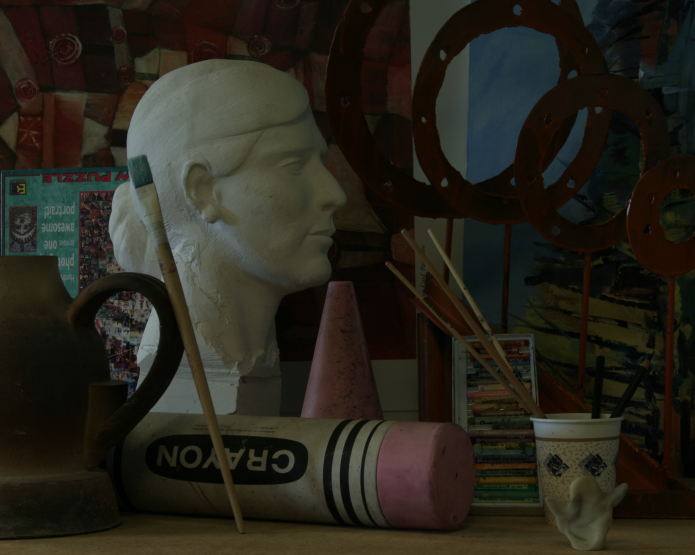
//> input picture data/view1.png, 1390 x 1110 px (shown at 1/2 size)
$ ./main ../data/view1.png 3 1 3   (built with g++ and OpenCV 4)
//> lines starting //> are read from the running program, lines starting //| are printed output that depends on the picture
#include <opencv2/opencv.hpp>
#include <iostream>
#include <string>
#include <fstream>
#include <sstream>
#include "main.h"

// [39 lines left out: functions calc_covariance, SSIM, not called in this run]

int get_dmin(std::string set_name) {
  std::string line;
  int dmin = 67;
  std::ifstream file("../data/" + set_name + "/dmin.txt");

  if (file.is_open()) {
    std::getline(file, line);
    dmin = stoi(line) / 3;
    file.close();
  } else {
    std::cout << "Unable to open file, default dmin is: " << dmin << std::endl;
  }

  return dmin;
}

// [27 lines left out: functions MSE, RMSE, PSNR, not called in this run]


int main(int argc, char** argv) {
  ////////////////
  // Parameters //
  ////////////////

  // camera setup parameters
  const double focal_length = 1247;
  const double baseline = 160;

  // stereo estimation parameters
  int window_size = 3;
  const double weight = 500;
  const double scale = 2;

  ///////////////////////////
  // Commandline arguments //
  ///////////////////////////

  if (argc < 5) {
    std::cerr << "Usage: " << argv[0]
              << " SET_NAME WINDOW_SIZE METHOD_SELECTION[0/1] PC_CREATION[0/1]"
              << std::endl;
    return 1;
  }

  std::string set_name = argv[1];
  std::string input_folder = "../data/";

  std::cout << input_folder << set_name << "/view1.png" << std::endl;

  cv::Mat image1 =
      cv::imread(input_folder + set_name + "/view1.png", cv::IMREAD_GRAYSCALE);
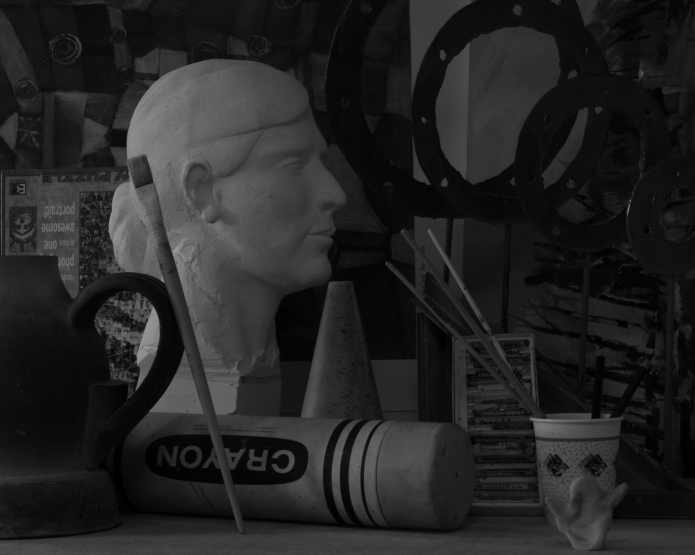
//> image1: 1110 rows x 1390 cols, CV_8UC1 (shown at 1/2 size); min 0, max 151, mean 35.7
  cv::Mat image2 =
      cv::imread(input_folder + set_name + "/view5.png", cv::IMREAD_GRAYSCALE);
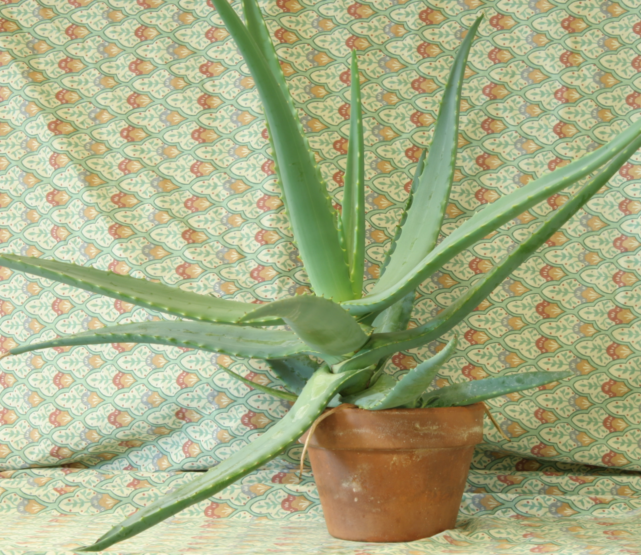
//> input picture data/aloe/view5.png, 641 x 555 px
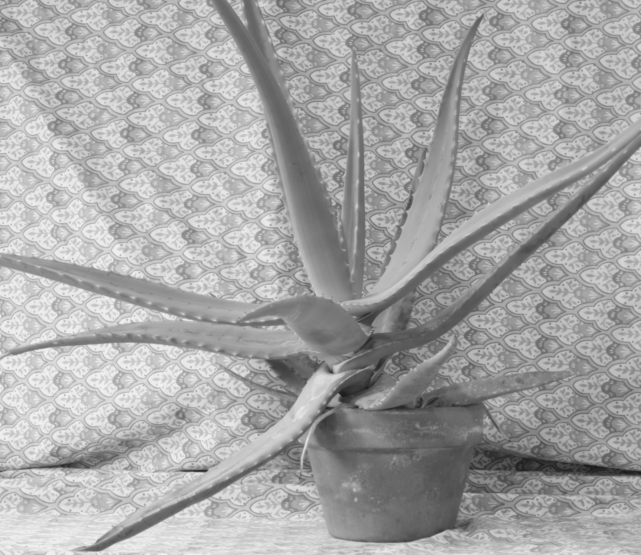
//> image2: 555 rows x 641 cols, CV_8UC1; min 25, max 243, mean 166.4

  int dmin = get_dmin(set_name);
  std::string disp_name = input_folder + set_name + "/disp1.png";
  std::cout << disp_name << std::endl;
  cv::Mat disp1 = cv::imread(disp_name, cv::IMREAD_GRAYSCALE);
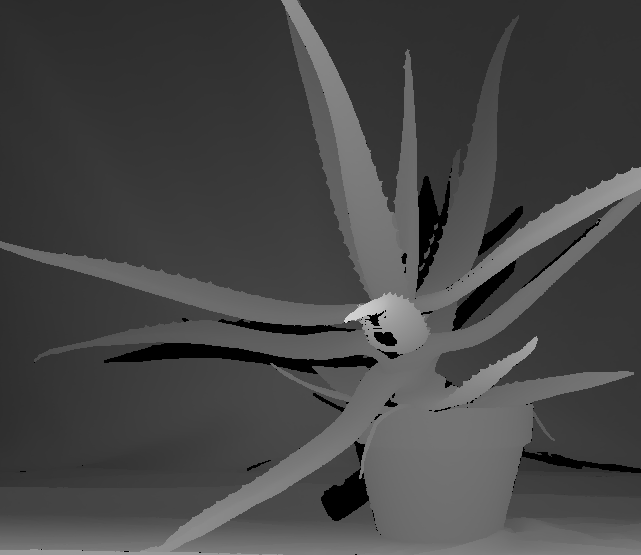
//> input picture data/aloe/disp1.png, 641 x 555 px
//> disp1 is the input picture: 555 rows x 641 cols, CV_8UC1; min 0, max 211, mean 70

  window_size = atoi(argv[2]);
  int select_method = atoi(argv[3]);
  int create_point_cloud = atoi(argv[4]);

  if (!image1.data) {
    std::cerr << "No image1 data" << std::endl;
    return EXIT_FAILURE;
  }

  if (!image2.data) {
    std::cerr << "No image2 data" << std::endl;
    return EXIT_FAILURE;
  }

  std::cout << "------------------ Parameters -------------------" << std::endl;
  std::cout << "focal_length = " << focal_length << std::endl;
  std::cout << "baseline = " << baseline << std::endl;
  std::cout << "window_size = " << window_size << std::endl;
  std::cout << "occlusion weights = " << weight << std::endl;
  std::cout << "disparity added due to image cropping = " << dmin << std::endl;
  std::cout << "scaling of disparity images to show = " << scale << std::endl;
  std::cout << "create point cloud = " << argv[4] << std::endl;
  std::cout << "-------------------------------------------------" << std::endl;

  int height = image1.size().height;
//> height = 1110
  int width = image1.size().width;
//> width = 1390

  std::string approach;
  int parallel = 1;
  int norm = 0;
  int boxfilter = 0;

  if (select_method) {
    std::cout << "Naive or Dynamic? [naive/dynamic] ";
    std::cin >> approach;
//> the answer given: ../data/aloe/view5.png
    if (approach == "naive") {
      std::cout << "With normalization? [0/1] ";
      std::cin >> norm;

      if (!norm) {
        std::cout << "With boxfilter? [0/1] ";
        std::cin >> boxfilter;
      }

      if (!norm && !boxfilter) {
        std::cout << "Parallel? [0/1] ";
        std::cin >> parallel;
      }

      std::cout << "Method: " << approach << " with norm = " << norm
                << ", boxfilter = " << boxfilter << std::endl;
    } else if (approach != "dynamic") {
      std::cout << "Invalid approach, continue with naive..." << std::endl;
      approach = "naive";
    }

  } else {
    std::cout << "Default setup: naive, parallel" << std::endl;
    approach = "naive";
  }

  ////////////////////
  // Reconstruction //
  ////////////////////

  // Naive disparity image
  // cv::Mat naive_disparities = cv::Mat::zeros(height - window_size, width -
  // window_size, CV_8UC1);
  std::string prefix = "";
  cv::Mat disparities = cv::Mat::zeros(height, width, CV_8UC1);
  // cv::Mat disparities = cv::Mat::zeros(height, width, CV_8UC1);

  if (approach == "naive") {
    if (norm) {
      StereoEstimation_Naive_Normalize(window_size, dmin, height, width, image1,
                                       image2, disparities, scale);
      prefix = "norm_";
    } else if (boxfilter) {
      StereoEstimation_Naive_Boxfilter(window_size, dmin, height, width, image1,
                                       image2, disparities, scale);
      prefix = "box_";
    } else {
//> (the run ends here: the program needs code that is not available in this run, at `StereoEstimation_Naive(window_size, dmin, height, width, image1, image2,`)
